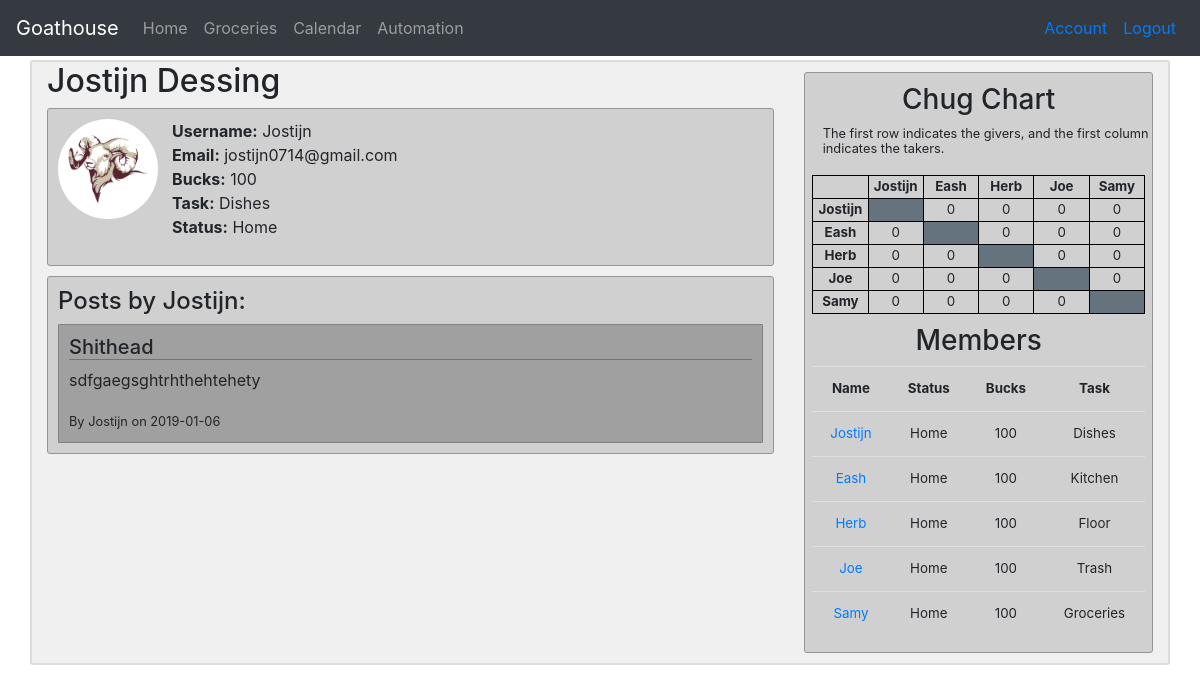
Page /user/Jostijn (signed in) on the committed database.
### G_app/models.py (models this page shows, shortened)
class User(db.Model, UserMixin):
    id = db.Column(db.Integer, primary_key = True)
    username = db.Column(db.String(20), unique=True, nullable=False)
    name = db.Column(db.String, nullable=False)
    email = db.Column(db.String(120), unique=True, nullable=False)
    image = db.Column(db.String(20), nullable=False, default='default.jpg')
    password = db.Column(db.String(60), nullable=False)
    status = db.Column(db.String, nullable=False)
    bucks = db.Column(db.Integer, nullable=False)
    task = db.Column(db.String, nullable=False)
    posts = db.relationship('Post', backref='author', lazy=True, foreign_keys='Post.id_user')
    posts_targeted = db.relationship('Post', backref='target', lazy=True, foreign_keys='Post.id_target')
    chugs_give = db.relationship('Chug', backref='giver', lazy=True, foreign_keys='Chug.id_giver')
    chugs_take = db.relationship('Chug', backref='taker', lazy=True, foreign_keys='Chug.id_taker')
    notifications = db.relationship('Notification', backref='target', lazy=True)
    payments_made = db.relationship('Transaction', backref='payer', lazy=True, foreign_keys='Transaction.id_payer')
    payments_received = db.relationship('Transaction', backref='payee', lazy=True, foreign_keys='Transaction.id_payee')
    challenges_made =  db.relationship('Challenge', backref='challenger', lazy=True, foreign_keys='Challenge.id_challenger')
    challenges_received =  db.relationship('Challenge', backref='challengee', lazy=True, foreign_keys='Challenge.id_challengee')

class Post(db.Model):
    id = db.Column(db.Integer, primary_key = True)
    title = db.Column(db.String(100), nullable=False, default='')
    date_posted = db.Column(db.DateTime, nullable=False, default=datetime.utcnow)
    content = db.Column(db.Text, nullable=False)
    type = db.Column(db.String(50), nullable=False, default='General')
    rating = db.Column(db.Integer)
    can_vote = db.Column(db.Boolean, nullable=False, default=False)
    voted = db.Column(db.String(150))
    image = db.Column(db.String(20))
    id_user = db.Column(db.Integer, db.ForeignKey('user.id'), nullable=False)
    id_target = db.Column(db.Integer, db.ForeignKey('user.id'))

### G_app/routes.py (the view)
@app.route("/user/<username>")
@login_required
def profile(username):
    members = member_ls()
    chug = chug_matrix()
    user = User.query.filter_by(username=username).first()
    if user:
        user_image = url_for('static', filename="profile_pics/{}".format(user.image))
        return render_template('profile.html', members=members, chug=chug, user=user, user_image=user_image)
    else:
        return "user does not exist..."

### G_app/models.py (called while the page is built)
@login_manager.user_loader
def load_user(user_id):
    return User.query.get(int(user_id))

### G_app/routes.py (called while the page is built)
def member_ls():
    members = []
    users = User.query.all()
    for user in users:
        if user.username != 'admin':
            user_dict = {
                'username': user.username,
                'name': user.name,
                'task': user.task,
                'bucks': user.bucks,
                'status': user.status
            }
            members.append(user_dict)
    return members

def chug_matrix():
    matrix = [
        [None, 0, 0, 0, 0],
        [0, None, 0, 0, 0],
        [0, 0, None, 0, 0],
        [0, 0, 0, None, 0],
        [0, 0, 0, 0, None]
    ]
    chugs_to_be_taken = Chug.query.filter_by(taken=False).all()
    for chug in chugs_to_be_taken:
        matrix[chug.id_taker - 1][chug.id_giver - 1] += 1
    return matrix

### G_app/templates/profile.html
{% extends "layout.html" %}
  {% block content %}
    <h2>{{ user.name }}</h2>
    <div class="account-section">
      <div class="media">
        <img class="rounded-circle account-img" src="{{ user_image }}" alt="user_image">
        <div class="media-body">
          <p>
            <b>Username:</b> {{ user.username }}<br>
            <b>Email:</b> {{ user.email }}<br>
            <b>Bucks:</b> {{ user.bucks }}<br>
            <b>Task:</b> {{ user.task }}<br>
            <b>Status:</b> {{ user.status }}
          </p>
        </div>
      </div>
    </div>
    <div class="account-section" style="margin-top:10px">
      <h4>Posts by {{ user.username }}:</h4>
      {% for post in user.posts %}
        <div class="post-section">
          <h5 class="border-bottom border-secondary">{{ post.title }}</h5>
          <p>{{ post.content }}</p>
          <small>By {{ post.author.username }} on {{ post.date_posted.date() }}</small>
        </div>
      {% endfor %}
    </div>
  {% endblock %}

### G_app/templates/layout.html (shortened to what this page needs)
<!DOCTYPE html>
<html>
  <head>
    <link rel="stylesheet" href="https://stackpath.bootstrapcdn.com/bootstrap/4.2.1/css/bootstrap.min.css">
    <link rel="stylesheet" type="text/css" href="{{ url_for('static', filename='main.css') }}">
  </head>
  <body style="background-image: url('{{ url_for('static', filename='images/our_goat.jpg') }}')">
    <div class="container d-none d-sm-block">
      <nav class="navbar bg-dark navbar-expand navbar-dark fixed-top">
        <a class="navbar-brand" href="#">Goathouse</a>
        {% if current_user.is_authenticated %}
        <ul class="navbar-nav mr-auto">
          <li class={% block home_active %}{% endblock %}><a class="nav-link" href="{{ url_for('home') }}">Home</a></li>
          <li class={% block groceries_active %}{% endblock %}><a class="nav-link" href=#>Groceries</a></li>
          <li class={% block calendar_active %}{% endblock %}><a class="nav-link" href=#>Calendar</a></li>
          <li class={% block automation_active %}{% endblock %}><a class="nav-link" href=#>Automation</a></li>
        </ul>
        {% endif %}
        <ul class="navbar-nav ml-auto">
          {% if current_user.is_authenticated %}
            <li class="nav-item"><a class="nav-link text-primary" href="{{ url_for('account') }}">Account</a></li>
            <li class="nav-item"><a class="nav-link text-primary" href="{{ url_for('logout') }}">Logout</a></li>
          {% else %}
            <li class="nav-item"><a class="nav-link text-primary" href="{{ url_for('login') }}">Login</a></li>
          {% endif %}
        </ul>
      </nav>
    </div>
    <div class="container d-none d-sm-block" id="main" style="margin-top:60px">
      <div class="row">
        <div class="col-lg-8">
            {% block content %}
            {% endblock %}
          </div>
        <div class="col-lg-4">
          {% if current_user.is_authenticated %}
            <div class="sidebar">
              <h3 style="margin-top:10px">Chug Chart</h3>
              <div class="sidebar-info">
                <small>The first row indicates the givers, and the first column indicates the takers.</small>
              </div>
              <table id="chug">
                <tr>
                  <th id="chug"></th>
                  {% for member in members %}
                    <th id="chug">{{ member.username }}</th>
                  {% endfor %}
                </tr>
                {% for row in range(5) %}
                  <tr>
                    <th id="chug">{{members[row]['username']}}</th>
                    {% for col in range(5) %}
                      {% if chug[row][col] != None %}
                        <td id="chug">{{ chug[row][col] }}</td>
                      {% else %}
                        <td id="chug" bgcolor="#65737e"></td>
                      {% endif %}
                    {% endfor %}
                  </tr>
                {% endfor %}
              </table>
              <h3 style="margin-top:10px">Members</h3>
              <table class="table" id="members">
                <tr>
                  <th>Name</th>
                  <th>Status</th>
                  <th>Bucks</th>
                  <th>Task</th>
                </tr>
                {% for member in members %}
                  <tr>
                    <td><a href="{{ url_for('profile', username=member.username) }}">{{ member.username }}</a></td>
                    <td>{{ member.status }}</td>
                    <td>{{ member.bucks }}</td>
                    <td>{{ member.task }}</td>
                  </tr>
                {% endfor %}
              </table>
            </div>
          {% endif %}
        </div>
      </div>
    </div>
  </body>
</html>

### G_app/static/main.css (style rules this page uses)
body { background-size: cover; }
.container#main { background-color: rgba(230, 230, 230, 0.6); border: 2px solid rgb(220, 220, 220); border-radius: 3px; width: 100%; }
.account-section { background-color: rgba(200, 200, 200, 0.8); border: 0.5px solid rgb(150, 150, 150); border-radius: 3px; padding: 10px; }
.post-section { margin-top: 5px; background-color: rgb(160, 160, 160); border: 0.5px solid rgb(130, 130, 130); border-radius: 1px; padding: 10px; }
.account-img { height: 100px; width: 100px; margin-right: 2%; }
.sidebar { text-align: center; background-color: rgba(200, 200, 200, 0.8); border: 0.5px solid rgb(150, 150, 150); border-radius: 3px; margin-top: 3%; margin-bottom: 3%; }
.sidebar-info { line-height: 0.95; text-align: left; margin-left: 5%; }
table#members { width: 96%; margin-left: 2%; margin-right: 2%; font-size: 10pt; }
table#chug { ; width: 96%; margin-left: 2%; margin-right: 2%; table-layout: fixed; font-size: 10pt; margin-top: 20px; }
table#chug, th#chug, td#chug { border: 1px solid black; }

### rows in the picture
User: name "Jostijn Dessing", username "Jostijn", email "jostijn0714@gmail.com", bucks "100", task "Dishes", status "Home", username "Jostijn"
Post: title "Shithead", content "sdfgaegsghtrhthehtehety", author.username "Jostijn", date_posted "2019-01-06"
User: username "Eash", username "Eash", status "Home", bucks "100", task "Kitchen"
User: username "Herb", username "Herb", status "Home", bucks "100", task "Floor"
User: username "Joe", username "Joe", status "Home", bucks "100", task "Trash"
User: username "Samy", username "Samy", status "Home", bucks "100", task "Groceries"

### other values in the picture
{{ chug[row][col] }} "0" "0" "0" "0" "0" "0" "0" "0" "0" "0" "0" "0" "0" "0" "0" "0" "0" "0" "0" "0"
